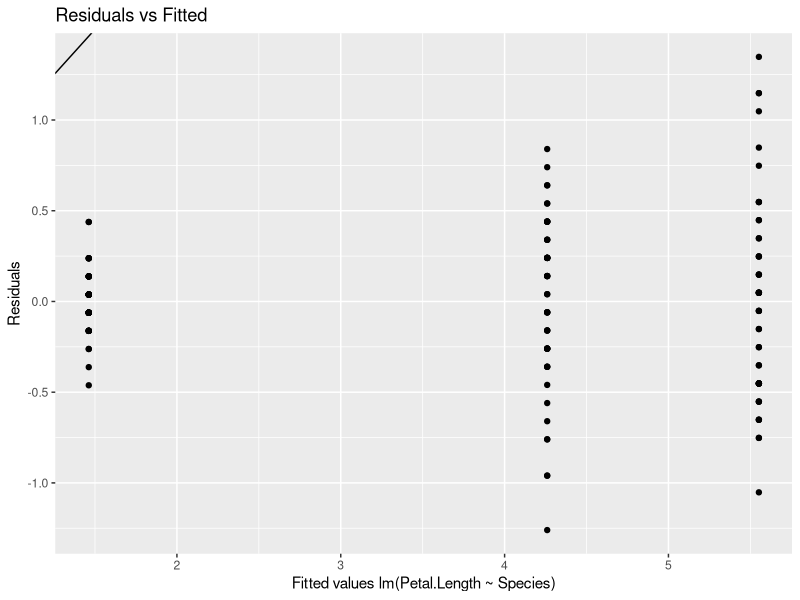
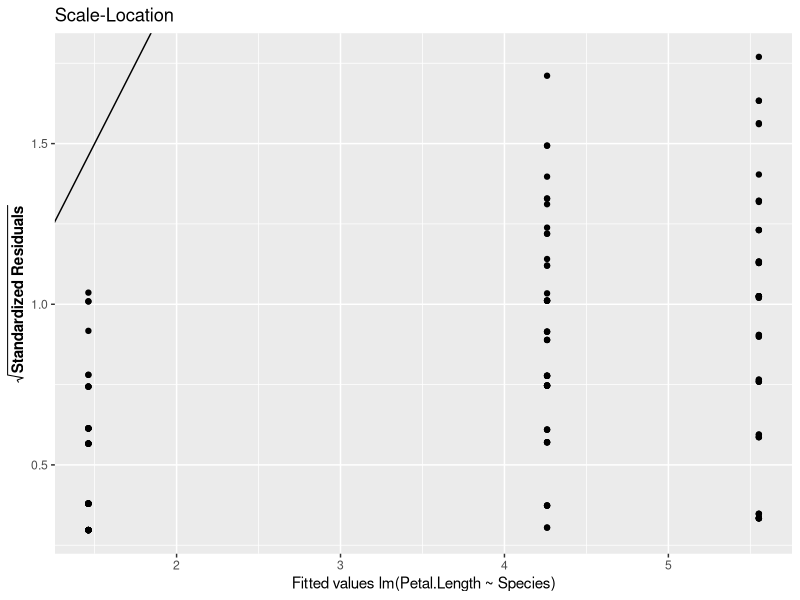
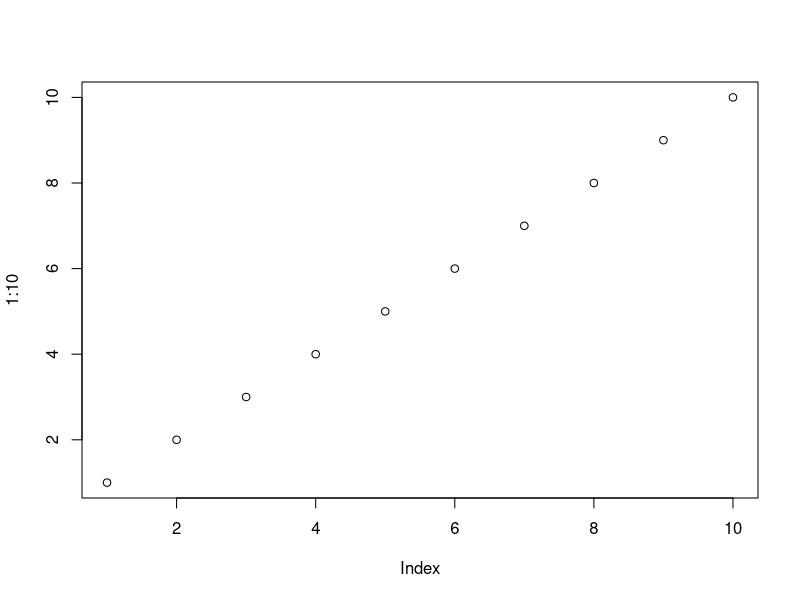
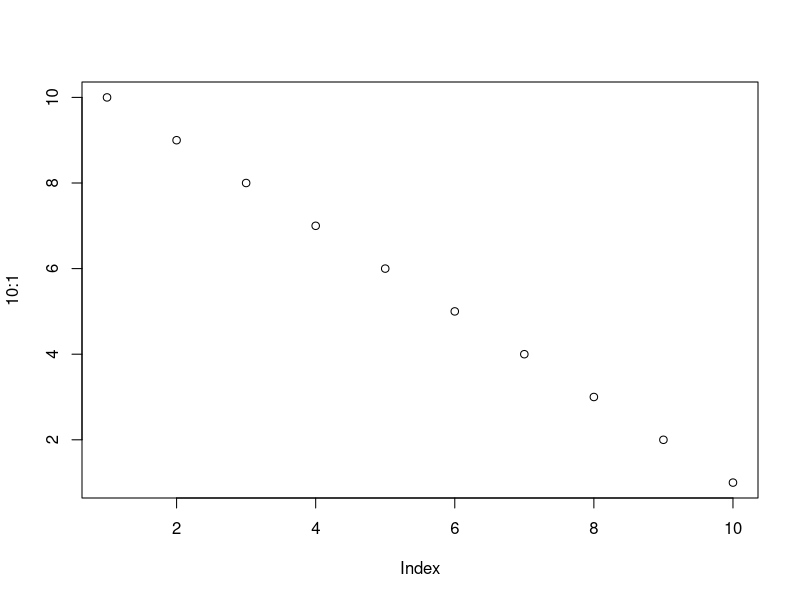

The R script that drew these images, in order:
## ---- chunk 1
knitr::opts_chunk$set(
  collapse = TRUE,
  comment = "#>"
)
## ---- chunk 2

linreg <- setRefClass(Class = "linreg",
                      
                    
                      fields = list(formula="formula", data="data.frame", regco="matrix", yf="matrix", e="matrix", dfreedom="numeric", 
                                    Sigma_square="numeric", Var_Beta="matrix", t_Beta="matrix", pvalue="matrix",
                                    parse="character", stand_res="matrix",variance="numeric"),
                      
                      
                      
                      methods = list(
                        
                        initialize =function (formula,data)
                        {
                          c<-colnames(data)
                          d<-all.vars(formula)
                          stopifnot(d %in% c)
                          stopifnot (is.data.frame(data))
                          formula <<- formula
                          data <<- data
                          X <- model.matrix(formula,data)
                          dep_y <- all.vars(formula)[1]
                          y <- (data[,dep_y])
                          parse <<- deparse(substitute(data))
                          #Regressions coefficients
                          regco <<- solve((t(X)%*%X))%*%t(X)%*%y
                          #X <- QR
                          #Beta <- solve(R)%*%t(Q)%*%y
                          #Fitted values
                          yf <<- X%*%regco
                          #Residuals
                          e <<- y-yf
                          #Degrees of freedom
                          dfreedom <<- nrow(X)-ncol(X)
                          #Residual variance
                          Sigma_square <<- as.numeric((t(e)%*%e) / dfreedom)
                          #Variance of regression coefficients
                          Var_Beta <<- Sigma_square * solve((t(X)%*%X))
                          #t-values for each coefficient
                          t_Beta <<- regco / sqrt(diag(Var_Beta))
                          #p values for reg coefficients
                          pvalue <<- pt(abs(t_Beta),dfreedom)
                          #variance value
                          variance <<- round(sqrt(Sigma_square),2)
                          #standardised residual for plot2
                          stand_res <<- sqrt(abs((e-mean(e)) / sqrt(Sigma_square)))
                        
                        },
                        #Methods
                        #print(),plot(), resid(),pred(),coef(),summary()
                        print = function(){
                          regco
                          
                        },
                        
                        
                        plot = function(){
                          library(ggplot2)
                          #plotting yf and e
                          data_frame1 <- data.frame(Fitted_values=yf,Residuals=e)
                          p1 <- ggplot(data_frame1,aes(Fitted_values,Residuals))+
                            geom_point()+geom_abline()+
                            ggtitle("Residuals vs Fitted")+
                            xlab("Fitted values lm(Petal.Length ~ Species)")+
                            ylab("Residuals")
                          
                          data_frame2 <- data.frame(Fitted_values=yf,Residuals=stand_res)
                          p2 <- ggplot(data_frame2,aes(Fitted_values,Residuals))+
                            geom_point()+geom_abline()+
                            ggtitle("Scale-Location")+
                            xlab("Fitted values lm(Petal.Length ~ Species)")+
                            ylab(expression(bold(sqrt(bold("Standardized Residuals")))) )
                          return(list(p1, p2))
                        },
                        
                        resid = function(){
                          cat("Returning vector of residuals e:", "\n")
                          return(as.vector(round(e,2)))
                        },
                        
                        pred = function(){
                          cat("Returning predicted values yf:", "\n")
                          return(as.vector(round(yf,2)))
                        },
                        
                        coef = function(){
                          cat("Returning coefficients as a vector:", "\n")
                          return(as.vector(round(Beta,2)))
                        },
                        
                        summary = function(){
                          
                          base::summary()
                          
                          
                        }
                        
                        
                        
                      ))

## ---- chunk 3
data <- iris
linreg <- function (formula,data)
                        {
                          c<-colnames(data)
                          d<-all.vars(formula)
                          stopifnot(d %in% c)
                          stopifnot (is.data.frame(data))
                          formula <<- formula
                          data <<- data
                          X <- model.matrix(formula,data)
                          dep_y <- all.vars(formula)[1]
                          y <- (data[,dep_y])
                          parse <<- deparse(substitute(data))
                          #Regressions coefficients
                          regco <<- solve((t(X)%*%X))%*%t(X)%*%y
                          #X <- QR
                          #Beta <- solve(R)%*%t(Q)%*%y
                          #Fitted values
                          yf <<- X%*%regco
                          #Residuals
                          e <<- y-yf
                          #Degrees of freedom
                          dfreedom <<- nrow(X)-ncol(X)
                          #Residual variance
                          Sigma_square <<- as.numeric((t(e)%*%e) / dfreedom)
                          #Variance of regression coefficients
                          Var_Beta <<- Sigma_square * solve((t(X)%*%X))
                          #t-values for each coefficient
                          t_Beta <<- regco / sqrt(diag(Var_Beta))
                          #p values for reg coefficients
                          pvalue <<- pt(abs(t_Beta),dfreedom)
                          #variance value
                          variance <<- round(sqrt(Sigma_square),2)
                          #standardised residual for plot2
                          stand_res <<- sqrt(abs((e-mean(e)) / sqrt(Sigma_square)))
                        
                        }
## ---- chunk 4
head(iris,10)
## ---- chunk 5
data(iris)
mod_object <- lm(Petal.Length~Species, data = iris)
print(mod_object)
## ---- chunk 6
 library(ggplot2)
data <- iris
formula = Petal.Length ~ Species
                          c<-colnames(data)
                          d<-all.vars(formula)
                          stopifnot(d %in% c)
                          stopifnot (is.data.frame(data))

                          X <- model.matrix(formula,data)
                          dep_y <- all.vars(formula)[1]
                          y <- (data[,dep_y])
                          parse<- deparse(substitute(data))
                          #Regressions coefficients
                          regco <<- solve((t(X)%*%X))%*%t(X)%*%y
                          #X <- QR
                          #Beta <- solve(R)%*%t(Q)%*%y
                          #Fitted values
                          yf <<- X%*%regco
                          #Residuals
                          e <<- y-yf
                          #Degrees of freedom
                          dfreedom <<- nrow(X)-ncol(X)
                          #Residual variance
                          Sigma_square <<- as.numeric((t(e)%*%e) / dfreedom)
                          #Variance of regression coefficients
                          Var_Beta <<- Sigma_square * solve((t(X)%*%X))
                          #t-values for each coefficient
                          t_Beta <<- regco / sqrt(diag(Var_Beta))
                          #p values for reg coefficients
                          pvalue <<- pt(abs(t_Beta),dfreedom)
                          #variance value
                          variance <<- round(sqrt(Sigma_square),2)
                          #standardised residual for plot2
                          stand_res <<- sqrt(abs((e-mean(e)) / sqrt(Sigma_square)))
                        
                          #plotting yf and e
                          data_frame1 <- data.frame(Fitted_values=yf,Residuals=e)
                          p1 <- ggplot(data_frame1,aes(Fitted_values,Residuals))+
                            geom_point()+geom_abline()+
                            ggtitle("Residuals vs Fitted")+
                            xlab("Fitted values lm(Petal.Length ~ Species)")+
                            ylab("Residuals")
                          
                          data_frame2 <- data.frame(Fitted_values=yf,Residuals=stand_res)
                          p2 <- ggplot(data_frame2,aes(Fitted_values,Residuals))+
                            geom_point()+geom_abline()+
                            ggtitle("Scale-Location")+
                            xlab("Fitted values lm(Petal.Length ~ Species)")+
                            ylab(expression(bold(sqrt(bold("Standardized Residuals")))) )
                          return(list(p1, p2))
## ---- chunk 7
plot(1:10)
plot(10:1)
## ---- chunk 8
knitr::kable(head(mtcars, 10))
